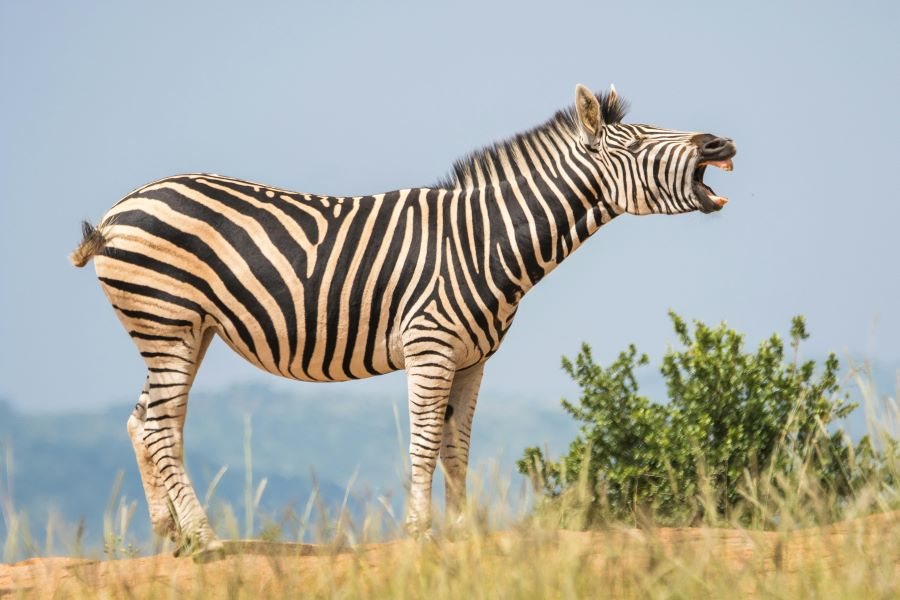
#> input picture Lab8/zebra.jpg, 900 x 600 px, found by its file name
$ python zad2.py
#> lines starting #> are read from the running program, lines starting #| are printed output that depends on the picture
import numpy as np
import matplotlib.pyplot as plt
import skimage as img
from skimage import data
from skimage.transform import resize
from scipy import ndimage

def show_img(ax,wavelet,x,y,x_w,y_w):
    wavelet2 = resize(wavelet,(x_w,y_w))
    wavelet2 = wavelet2 - np.mean(wavelet2)
    ax[x][y].imshow(ndimage.correlate(zebra,wavelet2),cmap = 'magma')

zebra = plt.imread("Lab8/zebra.jpg")
#> zebra is the input picture: shape (600, 900, 3); mean R, G, B 171.1, 171.8, 162.4
zebra.astype(float)
zebra = np.mean(zebra,axis=2)
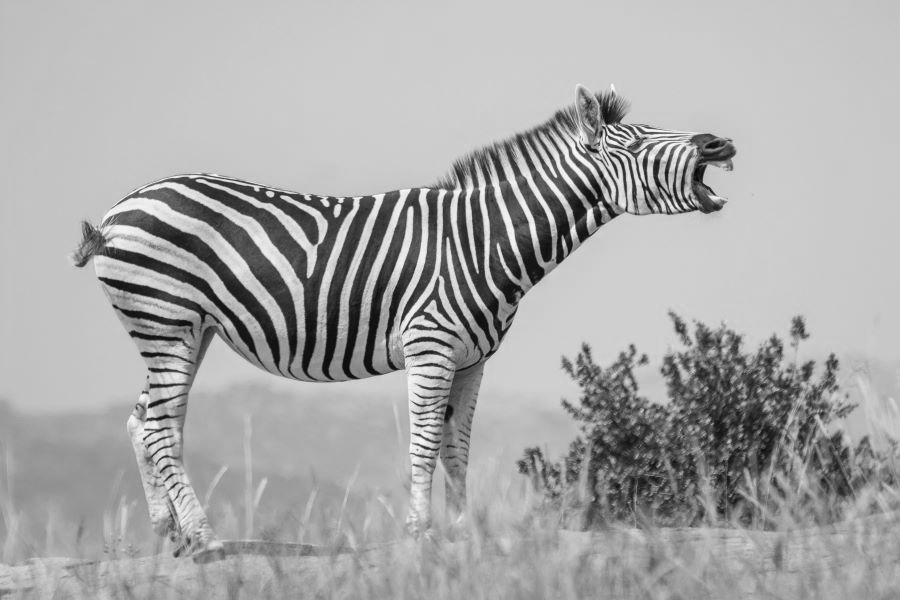
#> zebra: shape (600, 900) float64; min 5, max 251.7, mean 168.4
MIN = np.min(zebra)
#> MIN = 5
MAX = np.max(zebra)
#> MAX = 251.7
zebra = (zebra-MIN)/(MAX-MIN)
w = np.array([2,5,9,-1,-4,-8])
w = w.astype(float)

w_normalized = w - np.mean(w)#(w-MIN)/(MAX-MIN)
print(np.mean(w_normalized))

w2_normalized = w_normalized[:,None]*w_normalized[None,:]
w2_normalized = w2_normalized- np.mean(w2_normalized)
print(w2_normalized)
w2_padded = np.zeros((10,10))
w2_padded[2:8,2:8] = w2_normalized
vals = np.linspace(start=4,stop=32,num=6)
vals.astype(int)

fig, ax = plt.subplots(6, 6)

for x in range(6):
    for y in range(6):
        show_img(ax,w2_padded,x,y,vals[x],vals[y])


print(w_normalized)


#ax[2][0].imshow(zebra,cmap = 'binary_r')
fig.show()
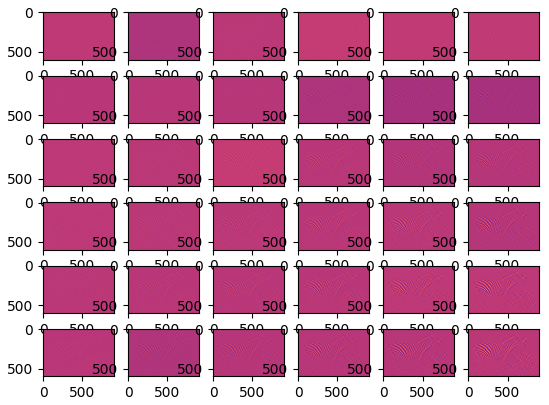
#> figure drawn by matplotlib, 36 panels
input()
